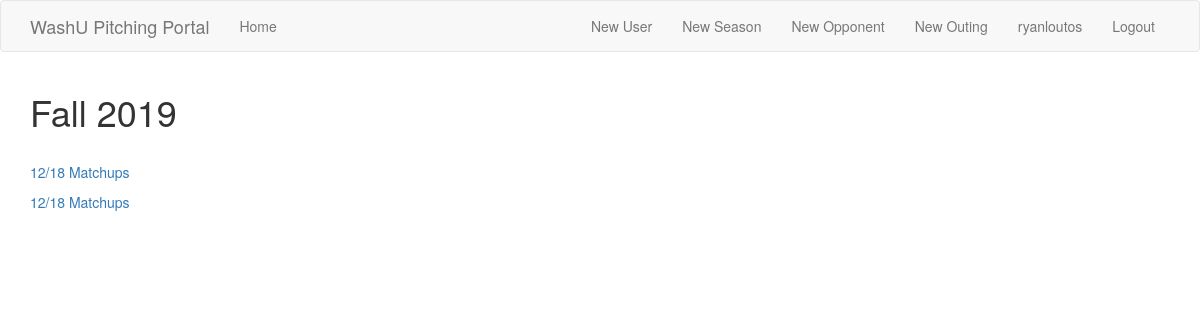
/season/3 (signed in), run on the app's committed database.
### app/models.py (models this page shows, shortened)
class User(UserMixin, db.Model):
    id = db.Column(db.Integer, primary_key=True)
    admin = db.Column(db.Boolean, index=True)
    username = db.Column(db.String(64), index=True, unique=True)
    email = db.Column(db.String(120), index=True, unique=True)
    password_hash = db.Column(db.String(128))
    firstname = db.Column(db.String(64))
    lastname = db.Column(db.String(64))
    year = db.Column(db.String(32), index=True)
    throws = db.Column(db.String(8), index=True)
    outings = db.relationship('Outing', backref='pitcher', lazy='dynamic')

class Season(db.Model):
    id = db.Column(db.Integer, primary_key=True)
    semester = db.Column(db.String(8), index=True)
    year = db.Column(db.String(8), index=True)
    outings = db.relationship('Outing', backref='season', lazy='dynamic')
    def __repr__(self):
        return f'{self.semester} {self.year}'

class Outing(db.Model):
    id = db.Column(db.Integer, primary_key=True)
    date = db.Column(db.Date, index=True)
    opponent_id = db.Column(db.Integer,
                            db.ForeignKey('opponent.id'),
                            index=True)
    user_id = db.Column(db.Integer, db.ForeignKey('user.id'), index=True)
    season_id = db.Column(db.Integer, db.ForeignKey('season.id'), index=True)
    pitches = db.relationship('Pitch', backref='outing', lazy='dynamic')
    def __repr__(self):
        year = self.date.year
        month = self.date.month
        day = self.date.day
        return f'{month}/{day} {self.opponent}'

class Opponent(db.Model):
    id = db.Column(db.Integer, primary_key=True)
    name = db.Column(db.String(64), index=True)
    outings = db.relationship('Outing', backref='opponent', lazy='dynamic')
    def __repr__(self):
        return self.name

### app/routes.py (the view)
@app.route('/season/<id>')
@login_required
def season(id):
    season = Season.query.filter_by(id=id).first_or_404()
    outings = season.outings
    return render_template('season.html',
                           title='Season',
                           season=season,
                           outings=outings)

### app/models.py (called while the page is built)
@login.user_loader
def load_user(id):
    return User.query.get(int(id))

### app/templates/season.html
{% extends "base.html" %}
{% block app_content %}
    <h1>{{ season }}</h1>
    <br>
    <div>
        {% for o in outings %}
        <p>
            <a href="{{ url_for('outing',outing_id=o.id) }}">{{ o }}</a>
        </p>
        {% endfor %}
    </div>
{% endblock %}

### app/templates/base.html (shortened to what this page needs)
{% extends 'bootstrap/base.html' %}
{% block navbar %}
    <nav class="navbar navbar-default">
        <div class="container">
            <div class="navbar-header">
                <a class="navbar-brand" href="{{ url_for('index') }}">WashU Pitching Portal</a>
            </div>
            <div class="collapse navbar-collapse" id="bs-example-navbar-collapse-1">
                <ul class="nav navbar-nav">
                    <li><a href="{{ url_for('index') }}">Home</a></li>
                </ul>
                <ul class="nav navbar-nav navbar-right">
                    {% if current_user.is_anonymous %}
                    <li><a href="{{ url_for('login') }}">Login</a></li>
                    {% else %}
                        {% if current_user.admin %}
                        <li><a href="{{ url_for('register') }}">New User</a></li>
                        <li><a href="{{ url_for('new_season') }}">New Season</a></li>
                        <li><a href="{{ url_for('new_opponent') }}">New Opponent</a></li>
                        {% endif %}
                    <li><a href="{{ url_for('new_outing') }}">New Outing</a></li>
                    <li><a href="{{ url_for('user', username=current_user.username) }}">{{ current_user.username }}</a></li>
                    <li><a href="{{ url_for('logout') }}">Logout</a></li>
                    {% endif %}
                </ul>
            </div>
        </div>
    </nav>
{% endblock %}
{% block content %}
    <div class="container">
        {% block app_content %}{% endblock %}
    </div><br><br><br><br><br><br><br><br>
{% endblock %}

### data on the page
User: username "ryanloutos"
Season: semester+year "Fall 2019"
Outing: date.name "12/18 Matchups"
Outing: date.name "12/18 Matchups"
